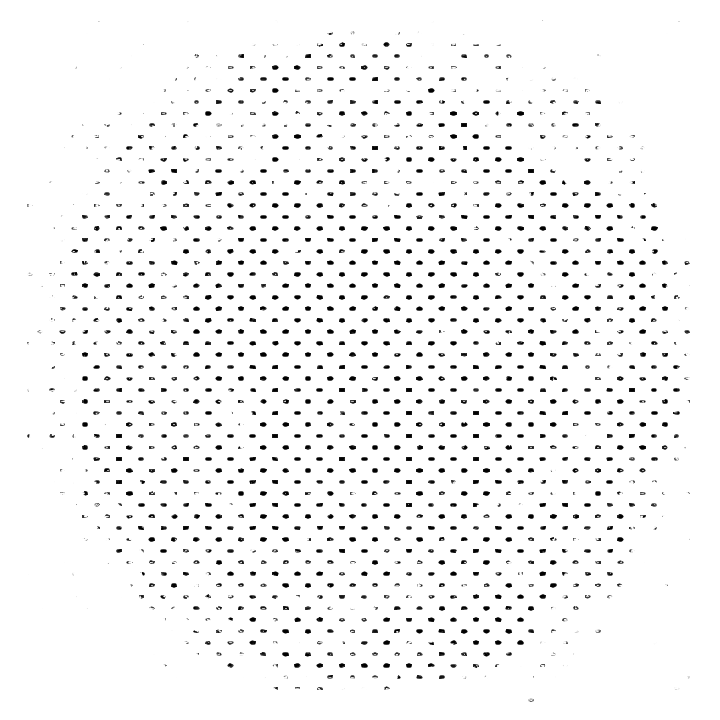
#> input picture assets/halftone.png, 720 x 720 px
$ python -i stylizer.py   (imports and definitions only)
#> lines starting #> are read from the running program, lines starting #| are printed output that depends on the picture
#> further down, picture is the input picture: PIL image 720x720 RGBA; mean R, G, B, A 0.4, 0.4, 0.4, 10
from PIL import Image, ImageDraw, ImageTk, ImageFilter, ImageChops
import numpy as np
import cv2
from rembg import remove
import tkinter as tk
from tkinter import Scale, Label
import os


# --------------------------
# Utility Functions
# --------------------------


def load_image(path):
    return Image.open(path).convert("RGBA")


def save_image(image, path):
    image.save(path)


def pil_to_cv(image):
    return cv2.cvtColor(np.array(image), cv2.COLOR_RGBA2BGRA)


def cv_to_pil(image):
    return Image.fromarray(cv2.cvtColor(image, cv2.COLOR_BGRA2RGBA))


def create_circular_fade_mask(width, height, strength=1.0):
    """
    Create a radial alpha mask fading out toward the edges.
    Strength controls how strongly it fades.
    """
    x = np.linspace(-1, 1, width)[np.newaxis, :]
    y = np.linspace(-1, 1, height)[:, np.newaxis]
    distance = np.sqrt(x ** 2 + y ** 2)

    mask = 1.0 - np.clip((distance - 0.4) * 1.2 * strength, 0, 1)
    mask = (mask * 255).astype(np.uint8)

    return Image.fromarray(mask, mode="L")


def saturation_blend(base: Image.Image, overlay: Image.Image) -> Image.Image:
    base_np = np.array(base.convert("RGBA")).astype(np.float32) / 255.0
    overlay_np = np.array(overlay.convert("RGBA")).astype(np.float32) / 255.0

    base_rgb = base_np[..., :3]
    overlay_rgb = overlay_np[..., :3]
    alpha = overlay_np[..., 3:]

    # Convert to HSV
    base_hsv = cv2.cvtColor(base_rgb, cv2.COLOR_RGB2HSV)
    overlay_hsv = cv2.cvtColor(overlay_rgb, cv2.COLOR_RGB2HSV)

    # Replace saturation
    blended_hsv = np.copy(base_hsv)
    blended_hsv[..., 1] = overlay_hsv[..., 1] * alpha[..., 0] + blended_hsv[..., 1] * (1 - alpha[..., 0])

    # Convert back to RGB
    blended_rgb = cv2.cvtColor(blended_hsv, cv2.COLOR_HSV2RGB)
    blended_rgba = np.dstack([blended_rgb, base_np[..., 3]]) * 255
    return Image.fromarray(blended_rgba.astype(np.uint8), mode="RGBA")


# [41 lines left out: functions get_foreground_mask, smooth_mask, warp_mask_with_flow, not called in this run]


class BrushGUI:
    # [26 lines left out: function __init__, not called in this run]

    def update_region(self, _=None):
        self.region = [self.x0.get(), self.y0.get(), self.x1.get(), self.y1.get()]
        self.update_preview()

    # [7 lines left out: function update_preview, not called in this run]

# --------------------------
# Stylization Layer Functions
# --------------------------

#ADJUST:
# apply_halftone: rows and cols
# apply_dotted_brush_strokes: dot spacing, radius = (dot_spacing) * (1 - brightness)
# apply_gradient_overlay: vignette = 1 - radius ** 10
# stylize_image: stylization layers


def apply_halftone(image: Image.Image) -> Image.Image:
    """
    Apply halftone texture using saturation_blend on 8 equal regions (4 cols × 2 rows)
    with smooth fading on tile edges to avoid harsh borders.
    """
    texture_path = "assets/halftone.png"
    try:
        texture = Image.open(texture_path).convert("RGBA")
    except FileNotFoundError:
        print("❌ Halftone texture not found.")
        return image

    img_w, img_h = image.size
#> img_w = 720; img_h = 720
    cols, rows = 2, 2
    part_w, part_h = img_w // cols, img_h // rows
#> part_w = 360; part_h = 360

    final_image = Image.new("RGBA", (img_w, img_h))
#> final_image: PIL image 720x720 RGBA; every value is 0

    for row in range(rows):
        for col in range(cols):
            left = col * part_w
            upper = row * part_h
            right = left + part_w
            lower = upper + part_h

            region = image.crop((left, upper, right, lower))

            # Tile halftone texture without scaling
            tiled_texture = Image.new("RGBA", (part_w, part_h))
            tex_w, tex_h = texture.size
            for x in range(0, part_w, tex_w):
                for y in range(0, part_h, tex_h):
                    tiled_texture.paste(texture, (x, y), texture)

            # Create and apply circular fade mask
            fade_mask = create_circular_fade_mask(part_w, part_h, strength=1.0)
            r, g, b, a = tiled_texture.split()
            a = Image.composite(a, fade_mask, fade_mask)
            tiled_texture = Image.merge("RGBA", (r, g, b, a))

            # Apply blend
            blended = saturation_blend(region, tiled_texture)
            final_image.paste(blended, (left, upper))
#> this loop made 2 passes
#> pass 1, in saturation_blend, `blended_rgb = cv2.cvtColor(blended_hsv, cv2.COLOR_HSV2RGB)`:
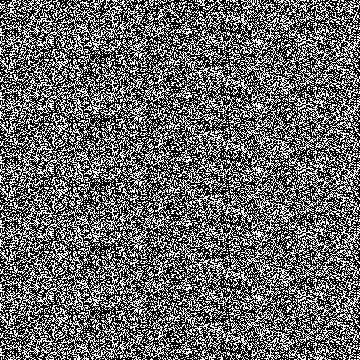
#> blended_rgb: shape (360, 360, 3) float32; values 0 (black) and 0.00392 (white), 39.9% white in thin lines or dots
#> pass 1, in saturation_blend, `blended_rgba = np.dstack([blended_rgb, base_np[..., 3]]) * 255`:
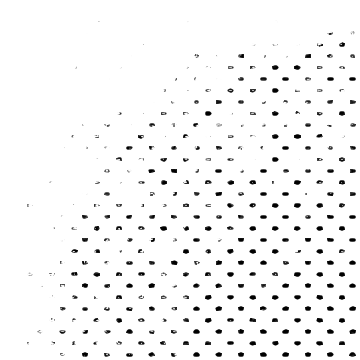
#> blended_rgba: shape (360, 360, 4) float32; mean R, G, B, A 0.4, 0.4, 0.4, 9.2; transparent parts drawn white
#> after the loop:
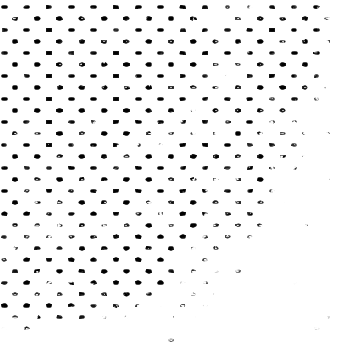
#> blended: PIL image 360x360 RGBA; mean R, G, B, A 0.4, 0.4, 0.4, 11.3; transparent parts drawn white
#> after the loop:
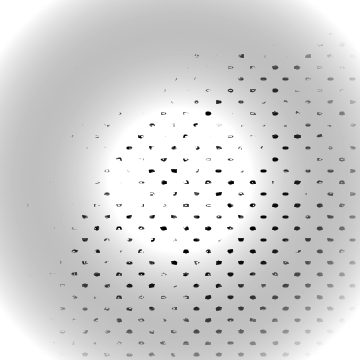
#> tiled_texture: PIL image 360x360 RGBA; mean R, G, B, A 0, 0, 0, 44.1; transparent parts drawn white
    return final_image


# [249 lines left out: functions apply_dotted_brush_strokes, apply_noise_overlay, apply_splatter, apply_glitch_effect, apply_glitch_effect_dynamic, apply_gradient_overlay and 2 more, not called in this run]


# --------------------------
# Entry Point
# --------------------------


# [9 lines not run here, left out]

>>> from PIL import Image
>>> picture = Image.open('assets/halftone.png')
>>> result = apply_halftone(picture)
